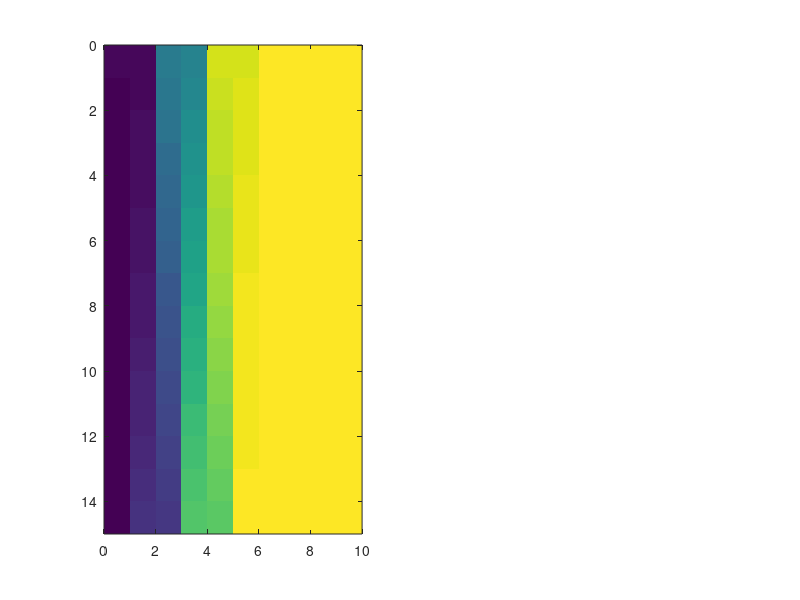

This chart was generated by the following MATLAB code: (Note: this script raises an error after producing the figure.)
clear
clc
close all
load('cauResult.mat');

x = 0.5:1:(0.5 + N_p/N_fp);
y = 0.5:1:H/deltaZ+0.5;
[X, Y] = meshgrid(x, y);

for xx = 1:length(x)
    for yy = 1:length(y)
        if (-1)^xx > 0
            zz = (xx-1)*length(y) + yy; 
            z(xx,yy) = zz;
            if zz>length(T_wall_mean)
                T_wall_z(xx,yy) = T_wall_mean(end);
                T_salt_z(xx,yy) = T_salt(end);
            else
                T_wall_z(xx,yy) = T_wall_mean(zz);
                T_salt_z(xx,yy) = T_salt(zz);
            end
        else
            zz = (xx-1)*length(y) + (length(y) - yy + 1);
            z(xx,yy) = zz;
            if zz>length(T_wall_mean)
                T_wall_z(xx,yy) = T_wall_mean(end);
                T_salt_z(xx,yy) = T_salt(end);
            else
                T_wall_z(xx,yy) = T_wall_mean(zz);
                T_salt_z(xx,yy) = T_salt(zz);
            end
        end
    end
end
z=z';
T_wall_z = T_wall_z';
T_salt_z = T_salt_z';


minVal = min(min([T_wall_z(:); T_salt_z(:)]));
maxVal = max(max([T_wall_z(:); T_salt_z(:)]));

figure;
subplot(1, 2, 1);
imagesc(x, y, T_wall_z);
clim([minVal maxVal])
xlabel('角向位置（以panel计）', 'FontSize', 14, 'FontWeight', 'bold');
ylabel('高度（以网格计）', 'FontSize', 14, 'FontWeight', 'bold');
title('HTM模型吸热管壁面温度', 'FontSize', 14, 'FontWeight', 'bold');
axis equal tight;

subplot(1, 2, 2);
imagesc(x, y, T_salt_z);
clim([minVal maxVal])
xlabel('角向位置（以panel计）', 'FontSize', 14, 'FontWeight', 'bold');
ylabel('高度（以网格计）', 'FontSize', 14, 'FontWeight', 'bold');
title('HTM模型吸热管熔融盐温度', 'FontSize', 14, 'FontWeight', 'bold');
axis equal tight;

colormap('autumn');
colorbar;